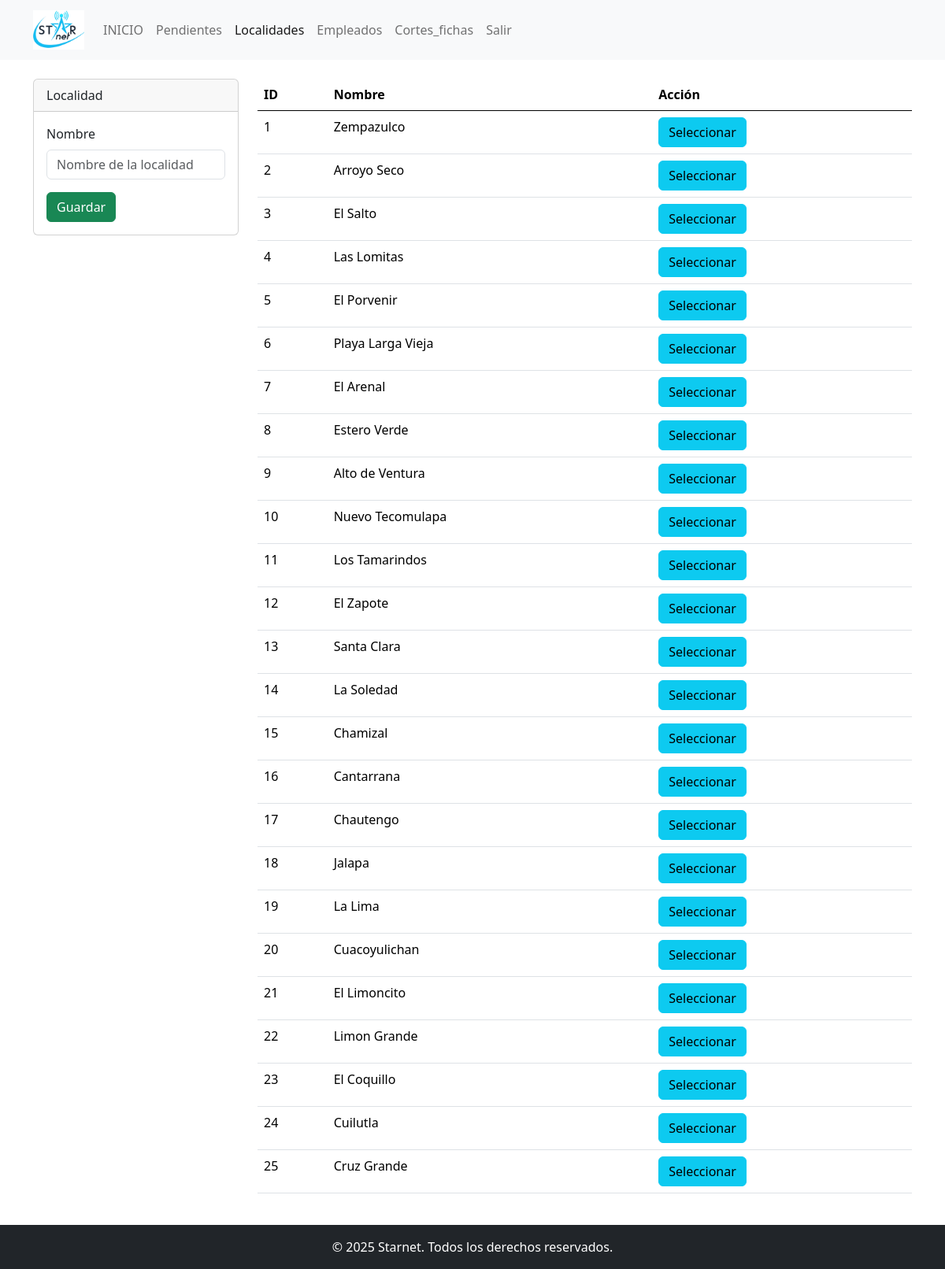
The app's page /views/localidades.php with its own data.
### tables this page shows
CREATE TABLE `localidad` (
  `id_localidad` int(11) NOT NULL,
  `name_locality` varchar(255) NOT NULL
);

### resources/php/locality_controller.php (called while the page is built, shortened)
<?php
$conexionBD=BD::crearInstancia();
$name_locality = isset($_POST['name_locality'])?$_POST['name_locality']:'';
$modo ="";
$consulta=$conexionBD->prepare("SELECT * FROM `localidad`");
$consulta->execute();
$listaLocalidades=$consulta->fetchAll();
?>

### views/localidades.php (the view, shortened to what this page needs)
<?php include("header.php"); ?>
<?php include("../resources/php/locality_controller.php"); ?>
<div class="container">
        <div class="row">
                <div class="col-12">
                        <div class="row">
                                <div class="col-md-3">
                                        <form action="" method="post" id="form_localidad">
                                                <div class="card">
                                                        <div class="card-header">
                                                                Localidad
                                                        </div>
                                                        <div class="card-body">
                                                                <div class="mb-3">
                                                                        <label for="" class="form-label">Nombre</label>
                                                                        <input
                                                                        type="text"
                                                                        class="form-control"
                                                                        name="name_locality"
                                                                        id="name_locality"
                                                                        value="<?php echo $name_locality; ?>"
                                                                        aria-describedby="helpId"
                                                                        required
                                                                        placeholder="Nombre de la localidad"/>
                                                                </div>
                                                                <?php if ($modo === 'seleccionado'): ?>
                                                                        <button type="submit" style="display:none;" id="btn_save_town" name="accion" value="Guardar" class="btn btn-success mb-1">Guardar</button>
                                                                        <button type="button" style="display:inline;" id="btn_cancelar" onclick="formClean()" class="btn btn-secondary mb-1">Cancelar</button>
                                                                        <button type="button" style="display:inline;" id="bt_add_town" name="accion" value="add_pendiente" class="btn btn-success btn_activo mb-1" data-bs-toggle="modal" data-bs-target="#modal_localidad">Agregar tarea</button>
                                                                        <button type="submit" style="display:inline;" id="bt_update_town" name="accion" value="Actualizar" class="btn btn-primary btn_activo mb-1">Actualizar</button>
                                                                        <button type="submit" style="display:inline;" id="bt_delete_town" name="accion" value="Eliminar" class="btn btn-danger btn_activo mb-1">Eliminar</button>
                                                                <?php else: ?>
                                                                <button type="submit" id="btn_save_town" name="accion" value="Guardar" class="btn btn-success">Guardar</button>
                                                                <?php endif; ?>
                                                        </div>
                                                </div>
                                        </form>
                                </div>
                                <div class="col-md-9">
                                        <div class="table-responsive">
                                                <table class="table" id="locality_table">
                                                        <thead>
                                                                <tr>
                                                                        <th scope="col">ID</th>
                                                                        <th scope="col">Nombre</th>
                                                                        <th scope="col">Acción</th>
                                                                </tr>
                                                        </thead>
                                                        <tbody>
                                                                <?php
                                                                $contadorLocalidad=1;
                                                                foreach($listaLocalidades as $locality){ ?>
                                                                <tr class="fila_localidades">
                                                                        <td scope="row"><?php echo $contadorLocalidad; ?></td>
                                                                        <td><?php echo $locality['name_locality'] ?></td>
                                                                        <td>
                                                                                <form action="" method="post">
                                                                                        <input type="submit" class="btn btn-info" value="Seleccionar" name="accion">
                                                                                </form>
                                                                        </td>
                                                                </tr>
                                                                <?php $contadorLocalidad++; } ?>
                                                        </tbody>
                                                </table>
                                        </div>
                                </div>
                        </div>
                </div>
        </div>
</div>
<?php include("footer.php"); ?>

### views/header.php (shortened to what this page needs)
<?php
$urlBase = "http://localhost/to_do_list/";
?>
<!doctype html>
<html lang="es">
<head>
    <link href="https://cdn.jsdelivr.net/npm/bootstrap@5.0.2/dist/css/bootstrap.min.css" rel="stylesheet">
    <link href="https://cdn.jsdelivr.net/npm/bootstrap@5.3.2/dist/css/bootstrap.min.css" rel="stylesheet"
 />
    <link rel="stylesheet" href="<?php echo $urlBase;?>resources/css/style_hoverListPend.css">
     <link rel="stylesheet" href="https://cdnjs.cloudflare.com/ajax/libs/font-awesome/6.5.0/css/all.min.css">
    <link rel="stylesheet" href="https://cdn.jsdelivr.net/npm/bootstrap-icons@1.11.3/font/bootstrap-icons.min.css">
<link href="https://cdn.jsdelivr.net/npm/bootstrap@5.3.2/dist/css/bootstrap.min.css" rel="stylesheet">
<link href="https://cdn.datatables.net/1.13.6/css/dataTables.bootstrap5.min.css" rel="stylesheet">
<link href="../resources/css/dataTables.bootstrap5.min.css" rel="stylesheet">
</head>
<body>
    <header>
        <?php
    $current_page = basename($_SERVER['PHP_SELF']);
?>
<nav class="navbar navbar-expand-sm navbar-light bg-light">
    <div class="container">
        <a class="navbar-brand" href="#">
            <img width="65" height="50" src="http://localhost/to_do_list/storage/img/logoStarnet.png">
        </a>
        <div class="collapse navbar-collapse" id="collapsibleNavId">
            <ul class="navbar-nav me-auto mt-2 mt-lg-0">
                <li class="nav-item">
                    <a class="nav-link <?php echo ($current_page == 'index.php') ? 'active' : ''; ?>"
                       href="<?php echo $urlBase;?>index.php">INICIO</a>
                </li>
                <li class="nav-item">
                    <a class="nav-link <?php echo ($current_page == 'pendientes.php') ? 'active' : ''; ?>"
                       href="<?php echo $urlBase;?>views/pendientes.php">Pendientes</a>
                </li>
                <li class="nav-item">
                    <a class="nav-link <?php echo ($current_page == 'localidades.php') ? 'active' : ''; ?>"
                       href="<?php echo $urlBase;?>views/localidades.php">Localidades</a>
                </li>
                <li class="nav-item">
                    <a class="nav-link <?php echo ($current_page == 'empleados.php') ? 'active' : ''; ?>"
                       href="<?php echo $urlBase;?>views/empleados.php">Empleados</a>
                </li>
                <li class="nav-item">
                    <a class="nav-link <?php echo ($current_page == 'cortes_fichas.php') ? 'active' : ''; ?>"
                       href="<?php echo $urlBase;?>views/cortes_fichas.php">Cortes_fichas</a>
                </li>
                <li>
                    <a class="nav-link" href="<?php echo $urlBase;?>resources/php/logout.php">Salir</a>
                </li>
            </ul>
        </div>
    </div>
</nav>
<br>

### views/footer.php (shortened to what this page needs)
<br>
<footer class="bg-dark text-white text-center p-3">
        <p class="mb-0">&copy; 2025 Starnet. Todos los derechos reservados.</p>
    </footer>
</body>
</html>

### records on screen
localidad: name_locality "Zempazulco"
localidad: name_locality "Arroyo Seco"
localidad: name_locality "El Salto"
localidad: name_locality "Las Lomitas"
localidad: name_locality "El Porvenir"
localidad: name_locality "Playa Larga Vieja"
localidad: name_locality "El Arenal"
localidad: name_locality "Estero Verde"
localidad: name_locality "Alto de Ventura"
localidad: name_locality "Nuevo Tecomulapa"
localidad: name_locality "Los Tamarindos"
localidad: name_locality "El Zapote"
localidad: name_locality "Santa Clara"
localidad: name_locality "La Soledad"
localidad: name_locality "Chamizal"
localidad: name_locality "Cantarrana"
localidad: name_locality "Chautengo"
localidad: name_locality "Jalapa"
localidad: name_locality "La Lima"
localidad: name_locality "Cuacoyulichan"
localidad: name_locality "El Limoncito"
localidad: name_locality "Limon Grande"
localidad: name_locality "El Coquillo"
localidad: name_locality "Cuilutla"
localidad: name_locality "Cruz Grande"
